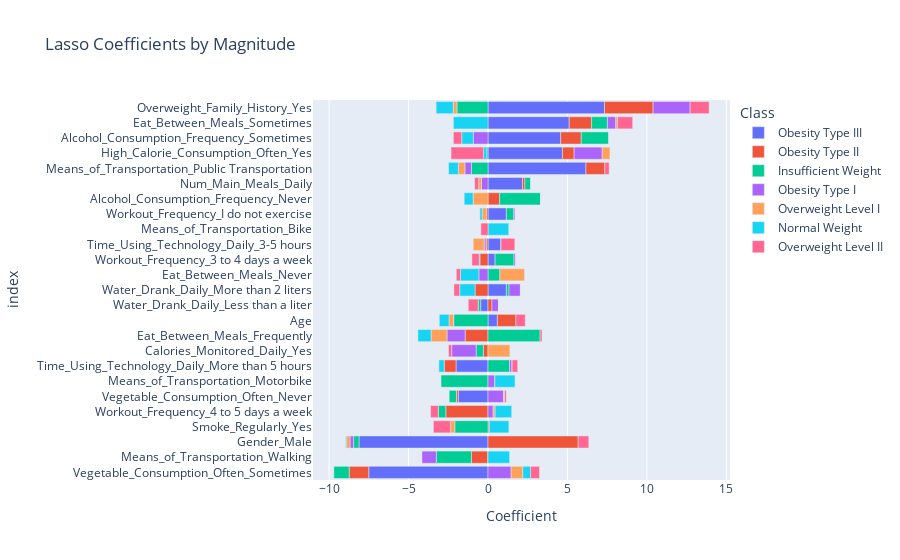

The cell this chart's notebook holds for it:
### Code cell
lasso_clf = Pipeline(steps=[("preprocess", preprocess),
                            ("model", LogisticRegressionCV(penalty="l1", solver="saga", Cs=25, cv=5, 
                                  scoring="neg_log_loss", max_iter=8000, n_jobs=-1, multi_class='ovr'))])
lasso_clf.fit(X_train_logit, y_train_logit)
categoricals = cats
numerics = nums
encoder_names = lasso_clf.named_steps["preprocess"].named_transformers_["encoder"]
catnames = encoder_names.get_feature_names_out(categoricals)
features = np.concatenate((catnames, numerics))
lasso_model = lasso_clf.named_steps["model"]
coefs = lasso_model.coef_
coef_df = pd.DataFrame(coefs.T, index=features, columns=lasso_model.classes_)
cdf_melt = coef_df.reset_index().melt(id_vars="index", var_name="Class", value_name="Coefficient")
cdf_sort = cdf_melt.sort_values("Coefficient", ascending=False)
fig = px.bar(cdf_sort, x="Coefficient", y="index", color="Class", orientation="h", title="Lasso Coefficients by Magnitude")
fig.update_layout(yaxis={"categoryorder":"total ascending"})
fig.show()

### Figure 1 — Plotly figure (JSON) as saved in the notebook; plotly's stock layout.template omitted (floating-point values rounded to 4 significant figures)
{"data": [{"hovertemplate": "Class=Obesity Type III<br>Coefficient=%{x}<br>index=%{y}<extra></extra>", "legendgroup": "Obesity Type III", "marker": {"color": "#636efa", "pattern": {"shape": ""}}, "name": "Obesity Type III", "orientation": "h", "showlegend": true, "textposition": "auto", "type": "bar", "x": [7.336, 6.165, 5.112, 4.686, 4.576, 2.171, 1.158, 1.158, 0.8204, 0.5894, 0.4472, 0.0, 0.0, 0.0, 0.0, 0.0, 0.0, 0.0, 0.0, 0.0, -0.4606, -1.872, -2.014, -7.507, -8.119], "xaxis": "x", "y": ["Overweight_Family_History_Yes", "Means_of_Transportation_Public Transportation", "Eat_Between_Meals_Sometimes", "High_Calorie_Consumption_Often_Yes", "Alcohol_Consumption_Frequency_Sometimes", "Num_Main_Meals_Daily", "Water_Drank_Daily_More than 2 liters", "Workout_Frequency_I do not exercise", "Time_Using_Technology_Daily_3-5 hours", "Age", "Workout_Frequency_3 to 4 days a week", "Eat_Between_Meals_Frequently", "Eat_Between_Meals_Never", "Smoke_Regularly_Yes", "Calories_Monitored_Daily_Yes", "Workout_Frequency_4 to 5 days a week", "Alcohol_Consumption_Frequency_Never", "Means_of_Transportation_Bike", "Means_of_Transportation_Motorbike", "Means_of_Transportation_Walking", "Water_Drank_Daily_Less than a liter", "Vegetable_Consumption_Often_Never", "Time_Using_Technology_Daily_More than 5 hours", "Vegetable_Consumption_Often_Sometimes", "Gender_Male"], "yaxis": "y"}, {"hovertemplate": "Class=Obesity Type II<br>Coefficient=%{x}<br>index=%{y}<extra></extra>", "legendgroup": "Obesity Type II", "marker": {"color": "#EF553B", "pattern": {"shape": ""}}, "name": "Obesity Type II", "orientation": "h", "showlegend": true, "textposition": "auto", "type": "bar", "x": [5.676, 3.058, 1.411, 1.293, 1.189, 1.166, 0.7359, 0.7328, 0.2495, 0.1522, 0.08294, 0.0, 0.0, 0.0, -0.1007, -0.1126, -0.1198, -0.2925, -0.5091, -0.7415, -0.8141, -1.042, -1.232, -1.44, -2.654], "xaxis": "x", "y": ["Gender_Male", "Overweight_Family_History_Yes", "Eat_Between_Meals_Sometimes", "Alcohol_Consumption_Frequency_Sometimes", "Means_of_Transportation_Public Transportation", "Age", "High_Calorie_Consumption_Often_Yes", "Alcohol_Consumption_Frequency_Never", "Water_Drank_Daily_Less than a liter", "Num_Main_Meals_Daily", "Smoke_Regularly_Yes", "Means_of_Transportation_Motorbike", "Means_of_Transportation_Bike", "Eat_Between_Meals_Never", "Workout_Frequency_I do not exercise", "Vegetable_Consumption_Often_Never", "Time_Using_Technology_Daily_3-5 hours", "Calories_Monitored_Daily_Yes", "Workout_Frequency_3 to 4 days a week", "Time_Using_Technology_Daily_More than 5 hours", "Water_Drank_Daily_More than 2 liters", "Means_of_Transportation_Walking", "Vegetable_Consumption_Often_Sometimes", "Eat_Between_Meals_Frequently", "Workout_Frequency_4 to 5 days a week"], "yaxis": "y"}, {"hovertemplate": "Class=Insufficient Weight<br>Coefficient=%{x}<br>index=%{y}<extra></extra>", "legendgroup": "Insufficient Weight", "marker": {"color": "#00cc96", "pattern": {"shape": ""}}, "name": "Insufficient Weight", "orientation": "h", "showlegend": true, "textposition": "auto", "type": "bar", "x": [3.282, 2.578, 1.733, 1.364, 1.19, 0.9939, 0.747, 0.4626, 0.3613, 0.1654, 0.0, -0.006958, -0.07592, -0.155, -0.3379, -0.4539, -0.459, -0.472, -0.9631, -1.042, -1.952, -2.088, -2.159, -2.209, -2.957], "xaxis": "x", "y": ["Eat_Between_Meals_Frequently", "Alcohol_Consumption_Frequency_Never", "Alcohol_Consumption_Frequency_Sometimes", "Time_Using_Technology_Daily_More than 5 hours", "Workout_Frequency_3 to 4 days a week", "Eat_Between_Meals_Sometimes", "Eat_Between_Meals_Never", "Workout_Frequency_I do not exercise", "Num_Main_Meals_Daily", "Water_Drank_Daily_More than 2 liters", "Means_of_Transportation_Bike", "Time_Using_Technology_Daily_3-5 hours", "High_Calorie_Consumption_Often_Yes", "Water_Drank_Daily_Less than a liter", "Gender_Male", "Calories_Monitored_Daily_Yes", "Vegetable_Consumption_Often_Never", "Workout_Frequency_4 to 5 days a week", "Vegetable_Consumption_Often_Sometimes", "Means_of_Transportation_Public Transportation", "Overweight_Family_History_Yes", "Smoke_Regularly_Yes", "Age", "Means_of_Transportation_Walking", "Means_of_Transportation_Motorbike"], "yaxis": "y"}, {"hovertemplate": "Class=Obesity Type I<br>Coefficient=%{x}<br>index=%{y}<extra></extra>", "legendgroup": "Obesity Type I", "marker": {"color": "#ab63fa", "pattern": {"shape": ""}}, "name": "Obesity Type I", "orientation": "h", "showlegend": true, "textposition": "auto", "type": "bar", "x": [2.327, 1.766, 1.458, 0.9833, 0.7184, 0.5263, 0.4294, 0.4116, 0.3243, 0.1544, 0.101, 0.07397, 0.0, 0.0, 0.0, -0.008859, -0.1147, -0.2281, -0.4072, -0.4126, -0.5744, -0.9034, -0.9261, -1.14, -1.537], "xaxis": "x", "y": ["Overweight_Family_History_Yes", "High_Calorie_Consumption_Often_Yes", "Vegetable_Consumption_Often_Sometimes", "Vegetable_Consumption_Often_Never", "Water_Drank_Daily_More than 2 liters", "Eat_Between_Meals_Sometimes", "Means_of_Transportation_Motorbike", "Water_Drank_Daily_Less than a liter", "Workout_Frequency_4 to 5 days a week", "Time_Using_Technology_Daily_More than 5 hours", "Workout_Frequency_3 to 4 days a week", "Workout_Frequency_I do not exercise", "Smoke_Regularly_Yes", "Means_of_Transportation_Bike", "Alcohol_Consumption_Frequency_Never", "Age", "Time_Using_Technology_Daily_3-5 hours", "Gender_Male", "Num_Main_Meals_Daily", "Means_of_Transportation_Public Transportation", "Eat_Between_Meals_Never", "Means_of_Transportation_Walking", "Alcohol_Consumption_Frequency_Sometimes", "Eat_Between_Meals_Frequently", "Calories_Monitored_Daily_Yes"], "yaxis": "y"}, {"hovertemplate": "Class=Overweight Level I<br>Coefficient=%{x}<br>index=%{y}<extra></extra>", "legendgroup": "Overweight Level I", "marker": {"color": "#FFA15A", "pattern": {"shape": ""}}, "name": "Overweight Level I", "orientation": "h", "showlegend": true, "textposition": "auto", "type": "bar", "x": [1.554, 1.398, 0.7375, 0.4877, 0.1262, 0.1069, 0.03728, 0.0, 0.0, 0.0, 0.0, 0.0, 0.0, 0.0, 0.0, -0.1789, -0.2141, -0.237, -0.2662, -0.2782, -0.2874, -0.4126, -0.6937, -0.9378, -0.9999], "xaxis": "x", "y": ["Eat_Between_Meals_Never", "Calories_Monitored_Daily_Yes", "Vegetable_Consumption_Often_Sometimes", "High_Calorie_Consumption_Often_Yes", "Workout_Frequency_4 to 5 days a week", "Eat_Between_Meals_Sometimes", "Vegetable_Consumption_Often_Never", "Water_Drank_Daily_Less than a liter", "Means_of_Transportation_Walking", "Water_Drank_Daily_More than 2 liters", "Alcohol_Consumption_Frequency_Sometimes", "Workout_Frequency_3 to 4 days a week", "Time_Using_Technology_Daily_More than 5 hours", "Means_of_Transportation_Bike", "Means_of_Transportation_Motorbike", "Num_Main_Meals_Daily", "Gender_Male", "Overweight_Family_History_Yes", "Workout_Frequency_I do not exercise", "Smoke_Regularly_Yes", "Age", "Means_of_Transportation_Public Transportation", "Time_Using_Technology_Daily_3-5 hours", "Alcohol_Consumption_Frequency_Never", "Eat_Between_Meals_Frequently"], "yaxis": "y"}, {"hovertemplate": "Class=Normal Weight<br>Coefficient=%{x}<br>index=%{y}<extra></extra>", "legendgroup": "Normal Weight", "marker": {"color": "#19d3f3", "pattern": {"shape": ""}}, "name": "Normal Weight", "orientation": "h", "showlegend": true, "textposition": "auto", "type": "bar", "x": [1.379, 1.306, 1.291, 1.231, 1.043, 0.4868, 0.02282, 0.01386, 0.0, 0.0, 0.0, -0.04393, -0.05621, -0.152, -0.2009, -0.3352, -0.56, -0.6115, -0.6159, -0.7279, -0.833, -0.9658, -1.076, -1.162, -2.179], "xaxis": "x", "y": ["Means_of_Transportation_Walking", "Means_of_Transportation_Bike", "Means_of_Transportation_Motorbike", "Smoke_Regularly_Yes", "Workout_Frequency_4 to 5 days a week", "Vegetable_Consumption_Often_Sometimes", "Vegetable_Consumption_Often_Never", "Num_Main_Meals_Daily", "Calories_Monitored_Daily_Yes", "Water_Drank_Daily_Less than a liter", "Time_Using_Technology_Daily_3-5 hours", "Workout_Frequency_3 to 4 days a week", "Gender_Male", "Workout_Frequency_I do not exercise", "High_Calorie_Consumption_Often_Yes", "Time_Using_Technology_Daily_More than 5 hours", "Alcohol_Consumption_Frequency_Never", "Age", "Means_of_Transportation_Public Transportation", "Alcohol_Consumption_Frequency_Sometimes", "Eat_Between_Meals_Frequently", "Water_Drank_Daily_More than 2 liters", "Overweight_Family_History_Yes", "Eat_Between_Meals_Never", "Eat_Between_Meals_Sometimes"], "yaxis": "y"}, {"hovertemplate": "Class=Overweight Level II<br>Coefficient=%{x}<br>index=%{y}<extra></extra>", "legendgroup": "Overweight Level II", "marker": {"color": "#FF6692", "pattern": {"shape": ""}}, "name": "Overweight Level II", "orientation": "h", "showlegend": true, "textposition": "auto", "type": "bar", "x": [1.198, 0.9581, 0.8669, 0.6698, 0.59, 0.5615, 0.3523, 0.2738, 0.1193, 0.1079, 0.0, 0.0, 0.0, -0.00604, -0.2015, -0.2543, -0.2585, -0.3649, -0.4496, -0.4601, -0.4879, -0.525, -0.6267, -1.072, -2.048], "xaxis": "x", "y": ["Overweight_Family_History_Yes", "Eat_Between_Meals_Sometimes", "Time_Using_Technology_Daily_3-5 hours", "Gender_Male", "Age", "Vegetable_Consumption_Often_Sometimes", "Time_Using_Technology_Daily_More than 5 hours", "Means_of_Transportation_Public Transportation", "Eat_Between_Meals_Frequently", "Vegetable_Consumption_Often_Never", "Alcohol_Consumption_Frequency_Never", "Means_of_Transportation_Motorbike", "Means_of_Transportation_Walking", "Workout_Frequency_I do not exercise", "Calories_Monitored_Daily_Yes", "Num_Main_Meals_Daily", "Eat_Between_Meals_Never", "Water_Drank_Daily_More than 2 liters", "Means_of_Transportation_Bike", "Workout_Frequency_3 to 4 days a week", "Workout_Frequency_4 to 5 days a week", "Alcohol_Consumption_Frequency_Sometimes", "Water_Drank_Daily_Less than a liter", "Smoke_Regularly_Yes", "High_Calorie_Consumption_Often_Yes"], "yaxis": "y"}], "layout": {"barmode": "relative", "legend": {"title": {"text": "Class"}, "tracegroupgap": 0}, "title": {"text": "Lasso Coefficients by Magnitude"}, "xaxis": {"anchor": "y", "domain": [0, 1], "title": {"text": "Coefficient"}}, "yaxis": {"anchor": "x", "categoryorder": "total ascending", "domain": [0, 1], "title": {"text": "index"}}}}
